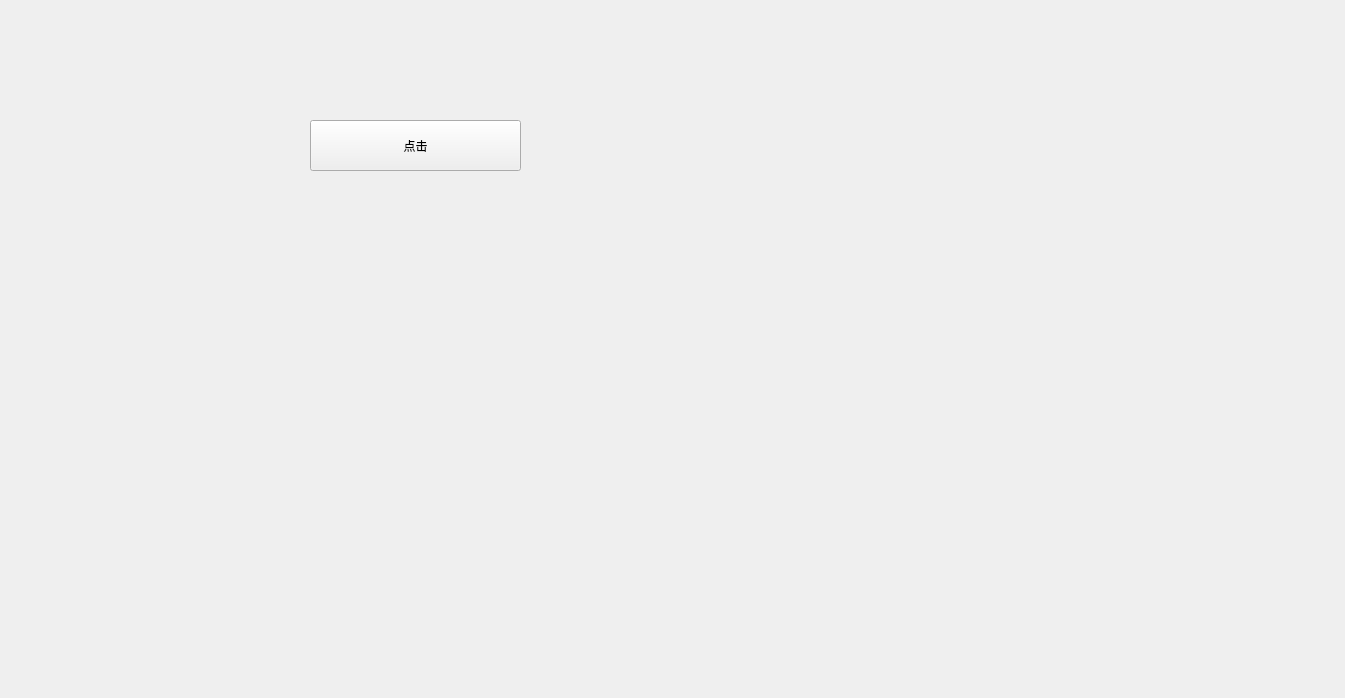
<?xml version="1.0" encoding="UTF-8"?>
<ui version="4.0">
 <class>Form</class>
 <widget class="QWidget" name="Form">
  <property name="geometry">
   <rect>
    <x>0</x>
    <y>0</y>
    <width>1345</width>
    <height>698</height>
   </rect>
  </property>
  <property name="windowTitle">
   <string>Form</string>
  </property>
  <widget class="QPushButton" name="pushButton">
   <property name="geometry">
    <rect>
     <x>310</x>
     <y>120</y>
     <width>211</width>
     <height>51</height>
    </rect>
   </property>
   <property name="text">
    <string>点击</string>
   </property>
  </widget>
 </widget>
 <resources/>
 <connections>
  <connection>
   <sender>pushButton</sender>
   <signal>clicked()</signal>
   <receiver>Form</receiver>
   <slot>print5()</slot>
   <hints>
    <hint type="sourcelabel">
     <x>414</x>
     <y>159</y>
    </hint>
    <hint type="destinationlabel">
     <x>689</x>
     <y>415</y>
    </hint>
   </hints>
  </connection>
 </connections>
 <slots>
  <slot>print5()</slot>
 </slots>
</ui>
